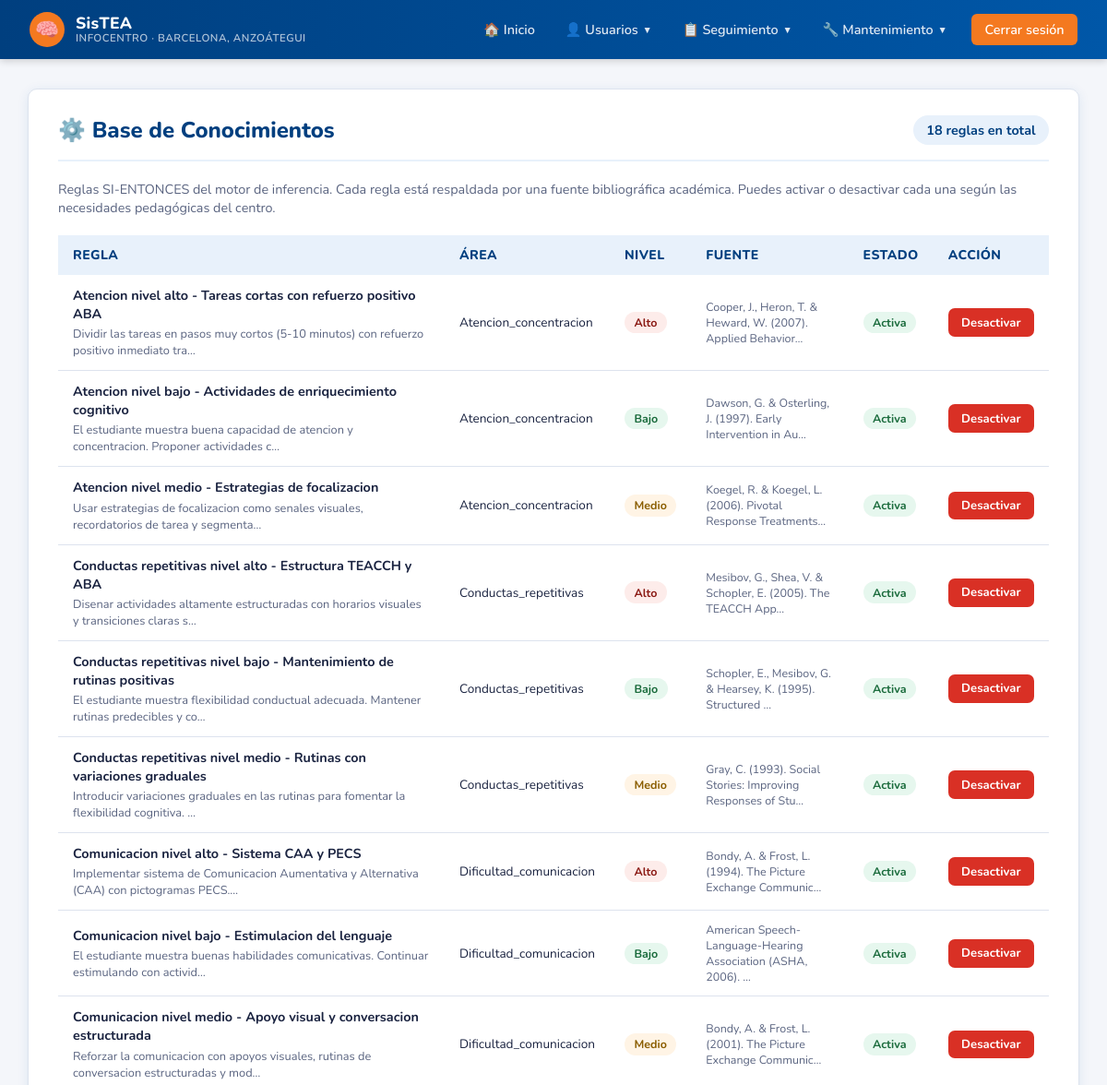
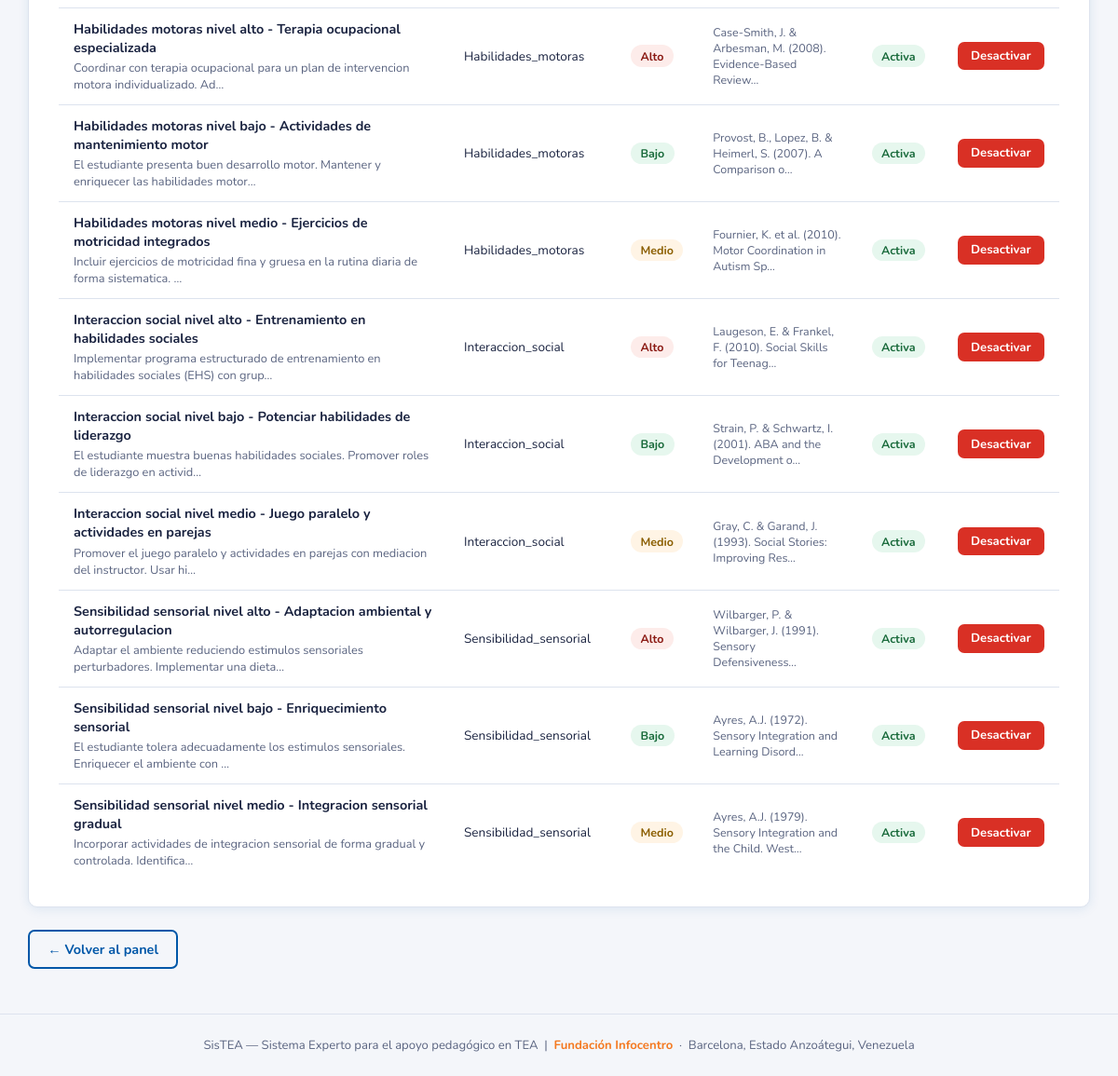
Screenshot of /panel/reglas/ (signed in) with the database file from the repository (2 pictures, top to bottom).
### sistex/models.py (models this page shows, shortened)
class Regla(models.Model):
    nombre = models.CharField(max_length=200)
    campo_evaluado = models.CharField(max_length=50)
    valor_condicion = models.CharField(max_length=10)
    recomendacion = models.TextField()
    recurso_didactico = models.CharField(max_length=200, blank=True)
    fuente_bibliografica = models.CharField(max_length=300, blank=True, verbose_name='Fuente bibliográfica')
    activa = models.BooleanField(default=True)
    class Meta:
        verbose_name = "Regla"
        verbose_name_plural = "Reglas"

### sistex/views.py (the view)
# urls.py: path('panel/reglas/', views.admin_reglas, name='admin_reglas'),
@admin_required
def admin_reglas(request):
    reglas = Regla.objects.all().order_by('campo_evaluado', 'valor_condicion')
    return render(request, 'sistex/admin/reglas.html', {'reglas': reglas})

### sistex/views.py (called while the page is built)
def admin_required(view_func):
    @wraps(view_func)
    def wrapper(request, *args, **kwargs):
        if not request.user.is_authenticated:
            return redirect('login')
        if not request.user.is_staff:
            messages.error(request, 'No tienes permisos para acceder a esa sección.')
            return redirect('dashboard')
        return view_func(request, *args, **kwargs)
    return wrapper

### sistex/templates/sistex/admin/reglas.html (shortened to what this page needs)
{% extends 'sistex/base.html' %}
{% block content %}
<div class="card">
    <div class="card-header">
        <h2>&#9881;&#65039; Base de Conocimientos</h2>
        <span class="badge" style="background: var(--azul-claro); color: var(--azul-oscuro); font-size: 0.9rem; padding: 0.35rem 0.9rem;">
            {{ reglas.count }} reglas en total
        </span>
    </div>
    <p style="color: var(--texto-suave); font-size: 0.9rem; margin-bottom: 1.25rem;">
        Reglas SI-ENTONCES del motor de inferencia. Cada regla está respaldada por una fuente bibliográfica académica.
        Puedes activar o desactivar cada una según las necesidades pedagógicas del centro.
    </p>
    {% if reglas %}
    <table>
        <thead>
            <tr>
                <th>Regla</th>
                <th>Área</th>
                <th>Nivel</th>
                <th>Fuente</th>
                <th>Estado</th>
                <th>Acción</th>
            </tr>
        </thead>
        <tbody>
            {% for regla in reglas %}
            <tr>
                <td>
                    <strong style="font-size: 0.9rem;">{{ regla.nombre }}</strong>
                    <p style="font-size: 0.8rem; color: var(--texto-suave); margin-top: 0.2rem;">
                        {{ regla.recomendacion|truncatechars:90 }}
                    </p>
                </td>
                <td style="font-size: 0.85rem;">{{ regla.campo_evaluado|capfirst }}</td>
                <td>
                    <span class="badge badge-{{ regla.valor_condicion }}">
                        {{ regla.valor_condicion|capfirst }}
                    </span>
                </td>
                <td style="font-size: 0.78rem; color: var(--texto-suave); max-width: 200px;">
                    {% if regla.fuente_bibliografica %}
                    <span title="{{ regla.fuente_bibliografica }}">
                        {{ regla.fuente_bibliografica|truncatechars:60 }}
                    </span>
                    {% else %}
                    <span style="color: var(--gris-borde);">—</span>
                    {% endif %}
                </td>
                <td>
                    {% if regla.activa %}
                    <span class="badge badge-bajo">Activa</span>
                    {% else %}
                    <span class="badge badge-alto">Inactiva</span>
                    {% endif %}
                </td>
                <td>
                    <form method="post" action="{% url 'admin_toggle_regla' regla.pk %}">
                        {% if regla.activa %}
                        <button type="submit" class="btn btn-danger" style="font-size: 0.82rem; padding: 0.4rem 0.9rem;">Desactivar</button>
                        {% else %}
                        <button type="submit" class="btn btn-success" style="font-size: 0.82rem; padding: 0.4rem 0.9rem;">Activar</button>
                        {% endif %}
                    </form>
                </td>
            </tr>
            {% endfor %}
        </tbody>
    </table>
    {% else %}
    <p style="color: var(--texto-suave); text-align: center; padding: 1.5rem;">No hay reglas registradas.</p>
    {% endif %}
</div>
<a href="{% url 'admin_dashboard' %}" class="btn btn-outline">&#8592; Volver al panel</a>
{% endblock %}

### sistex/templates/sistex/base.html (style rules this page uses)
:root { --azul: #0057A8; --azul-oscuro: #003F7F; --azul-claro: #E8F1FB; --naranja: #F47920; --naranja-hover: #D4661A; --verde: #2E9E5B; --verde-hover: #237A47; --rojo: #D93025; --rojo-hover: #B02519; --gris-bg: #F4F6FA; --gris-borde: #DDE3EE; --texto: #1A2340; --texto-suave: #5A6480; --blanco: #FFFFFF; --sombra: 0 2px 12px rgba(0,87,168,0.10); --radio: 10px; }
* { margin: 0; padding: 0; box-sizing: border-box; }
body { font-family: 'Nunito', 'Segoe UI', sans-serif; background: var(--gris-bg); color: var(--texto); min-height: 100vh; }
.card { background: var(--blanco); border-radius: var(--radio); padding: 1.75rem 2rem; margin-bottom: 1.5rem; box-shadow: var(--sombra); border: 1px solid var(--gris-borde); }
.card-header { display: flex; justify-content: space-between; align-items: center; margin-bottom: 1.25rem; padding-bottom: 1rem; border-bottom: 2px solid var(--azul-claro); }
.card-header h2, .card-header h3 { color: var(--azul-oscuro); font-weight: 800; }
.btn { display: inline-flex; align-items: center; gap: 0.4rem; padding: 0.55rem 1.2rem; background: var(--azul); color: var(--blanco); text-decoration: none; border-radius: 7px; border: none; cursor: pointer; font-family: 'Nunito', sans-serif; font-weight: 700; font-size: 0.9rem; transition: background 0.2s, transform 0.1s; }
.btn-danger { background: var(--rojo); }
.btn-outline { background: transparent; color: var(--azul); border: 2px solid var(--azul); }
table { width: 100%; border-collapse: collapse; }
table th { background: var(--azul-claro); color: var(--azul-oscuro); font-weight: 800; padding: 0.75rem 1rem; text-align: left; font-size: 0.88rem; text-transform: uppercase; letter-spacing: 0.4px; }
table td { padding: 0.75rem 1rem; border-bottom: 1px solid var(--gris-borde); font-size: 0.95rem; }
table tbody tr:last-child td { border-bottom: none; }
.badge { display: inline-block; padding: 0.2rem 0.65rem; border-radius: 20px; font-size: 0.78rem; font-weight: 700; }
.badge-bajo { background: #E6F7EE; color: #1A6B3C; }
.badge-medio { background: #FFF4E5; color: #8B5E00; }
.badge-alto { background: #FDECEA; color: #8B1A14; }

### rows the page displays
Regla: nombre "Atencion nivel alto - Tareas cortas con refuerzo positivo ABA", recomendacion "Dividir las tareas en pasos muy cortos (5-10 minutos) con refuerzo positivo inmediato tra…", campo_evaluado "Atencion_concentracion", valor_condicion "Alto", fuente_bibliografica "Cooper, J., Heron, T. & Heward, W. (2007). Applied Behavior…", activa "Activa"
Regla: nombre "Atencion nivel bajo - Actividades de enriquecimiento cognitivo", recomendacion "El estudiante muestra buena capacidad de atencion y concentracion. Proponer actividades c…", campo_evaluado "Atencion_concentracion", valor_condicion "Bajo", fuente_bibliografica "Dawson, G. & Osterling, J. (1997). Early Intervention in Au…", activa "Activa"
Regla: nombre "Atencion nivel medio - Estrategias de focalizacion", recomendacion "Usar estrategias de focalizacion como senales visuales, recordatorios de tarea y segmenta…", campo_evaluado "Atencion_concentracion", valor_condicion "Medio", fuente_bibliografica "Koegel, R. & Koegel, L. (2006). Pivotal Response Treatments…", activa "Activa"
Regla: nombre "Conductas repetitivas nivel alto - Estructura TEACCH y ABA", recomendacion "Disenar actividades altamente estructuradas con horarios visuales y transiciones claras s…", campo_evaluado "Conductas_repetitivas", valor_condicion "Alto", fuente_bibliografica "Mesibov, G., Shea, V. & Schopler, E. (2005). The TEACCH App…", activa "Activa"
Regla: nombre "Conductas repetitivas nivel bajo - Mantenimiento de rutinas positivas", recomendacion "El estudiante muestra flexibilidad conductual adecuada. Mantener rutinas predecibles y co…", campo_evaluado "Conductas_repetitivas", valor_condicion "Bajo", fuente_bibliografica "Schopler, E., Mesibov, G. & Hearsey, K. (1995). Structured …", activa "Activa"
Regla: nombre "Conductas repetitivas nivel medio - Rutinas con variaciones graduales", recomendacion "Introducir variaciones graduales en las rutinas para fomentar la flexibilidad cognitiva. …", campo_evaluado "Conductas_repetitivas", valor_condicion "Medio", fuente_bibliografica "Gray, C. (1993). Social Stories: Improving Responses of Stu…", activa "Activa"
Regla: nombre "Comunicacion nivel alto - Sistema CAA y PECS", recomendacion "Implementar sistema de Comunicacion Aumentativa y Alternativa (CAA) con pictogramas PECS.…", campo_evaluado "Dificultad_comunicacion", valor_condicion "Alto", fuente_bibliografica "Bondy, A. & Frost, L. (1994). The Picture Exchange Communic…", activa "Activa"
Regla: nombre "Comunicacion nivel bajo - Estimulacion del lenguaje", recomendacion "El estudiante muestra buenas habilidades comunicativas. Continuar estimulando con activid…", campo_evaluado "Dificultad_comunicacion", valor_condicion "Bajo", fuente_bibliografica "American Speech-Language-Hearing Association (ASHA, 2006). …", activa "Activa"
Regla: nombre "Comunicacion nivel medio - Apoyo visual y conversacion estructurada", recomendacion "Reforzar la comunicacion con apoyos visuales, rutinas de conversacion estructuradas y mod…", campo_evaluado "Dificultad_comunicacion", valor_condicion "Medio", fuente_bibliografica "Bondy, A. & Frost, L. (2001). The Picture Exchange Communic…", activa "Activa"
Regla: nombre "Habilidades motoras nivel alto - Terapia ocupacional especializada", recomendacion "Coordinar con terapia ocupacional para un plan de intervencion motora individualizado. Ad…", campo_evaluado "Habilidades_motoras", valor_condicion "Alto", fuente_bibliografica "Case-Smith, J. & Arbesman, M. (2008). Evidence-Based Review…", activa "Activa"
Regla: nombre "Habilidades motoras nivel bajo - Actividades de mantenimiento motor", recomendacion "El estudiante presenta buen desarrollo motor. Mantener y enriquecer las habilidades motor…", campo_evaluado "Habilidades_motoras", valor_condicion "Bajo", fuente_bibliografica "Provost, B., Lopez, B. & Heimerl, S. (2007). A Comparison o…", activa "Activa"
Regla: nombre "Habilidades motoras nivel medio - Ejercicios de motricidad integrados", recomendacion "Incluir ejercicios de motricidad fina y gruesa en la rutina diaria de forma sistematica. …", campo_evaluado "Habilidades_motoras", valor_condicion "Medio", fuente_bibliografica "Fournier, K. et al. (2010). Motor Coordination in Autism Sp…", activa "Activa"
Regla: nombre "Interaccion social nivel alto - Entrenamiento en habilidades sociales", recomendacion "Implementar programa estructurado de entrenamiento en habilidades sociales (EHS) con grup…", campo_evaluado "Interaccion_social", valor_condicion "Alto", fuente_bibliografica "Laugeson, E. & Frankel, F. (2010). Social Skills for Teenag…", activa "Activa"
Regla: nombre "Interaccion social nivel bajo - Potenciar habilidades de liderazgo", recomendacion "El estudiante muestra buenas habilidades sociales. Promover roles de liderazgo en activid…", campo_evaluado "Interaccion_social", valor_condicion "Bajo", fuente_bibliografica "Strain, P. & Schwartz, I. (2001). ABA and the Development o…", activa "Activa"
Regla: nombre "Interaccion social nivel medio - Juego paralelo y actividades en parejas", recomendacion "Promover el juego paralelo y actividades en parejas con mediacion del instructor. Usar hi…", campo_evaluado "Interaccion_social", valor_condicion "Medio", fuente_bibliografica "Gray, C. & Garand, J. (1993). Social Stories: Improving Res…", activa "Activa"
Regla: nombre "Sensibilidad sensorial nivel alto - Adaptacion ambiental y autorregulacion", recomendacion "Adaptar el ambiente reduciendo estimulos sensoriales perturbadores. Implementar una dieta…", campo_evaluado "Sensibilidad_sensorial", valor_condicion "Alto", fuente_bibliografica "Wilbarger, P. & Wilbarger, J. (1991). Sensory Defensiveness…", activa "Activa"
Regla: nombre "Sensibilidad sensorial nivel bajo - Enriquecimiento sensorial", recomendacion "El estudiante tolera adecuadamente los estimulos sensoriales. Enriquecer el ambiente con …", campo_evaluado "Sensibilidad_sensorial", valor_condicion "Bajo", fuente_bibliografica "Ayres, A.J. (1972). Sensory Integration and Learning Disord…", activa "Activa"
Regla: nombre "Sensibilidad sensorial nivel medio - Integracion sensorial gradual", recomendacion "Incorporar actividades de integracion sensorial de forma gradual y controlada. Identifica…", campo_evaluado "Sensibilidad_sensorial", valor_condicion "Medio", fuente_bibliografica "Ayres, A.J. (1979). Sensory Integration and the Child. West…", activa "Activa"

### other values shown
{{ reglas.count }} "18"
